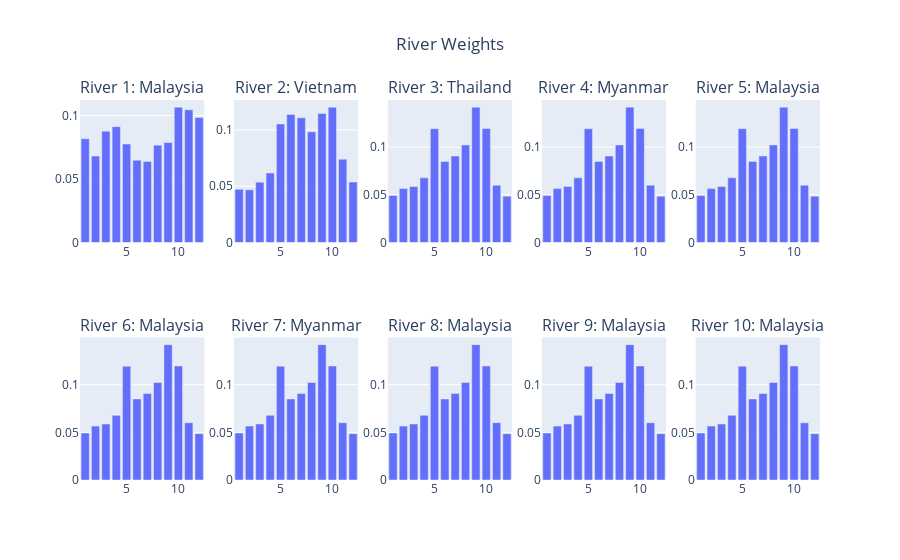

Notebook source saved alongside this figure:
### Code cell
# visualising the monthly rainfall for each river and showing 10 plots in a grid of 2x5 that show x=month, y=weight
river_1 = weights[weights['river_ID'] == 1]
river_name1 = river_1['country'][river_1['month'] == 1].iloc[0]
fig1 = px.bar(river_1, x='month', y='weight', title='Weights for River 1')

river_2 = weights[weights['river_ID'] == 2]
river_name2 = river_2['country'][river_2['month'] == 1].iloc[0]
fig2 = px.bar(river_2, x='month', y='weight', title='Weights for River 2')

river_3 = weights[weights['river_ID'] == 3]
river_name3 = river_3['country'][river_3['month'] == 1].iloc[0]
fig3 = px.bar(river_3, x='month', y='weight', title='Weights for River 3')

river_4 = weights[weights['river_ID'] == 4]
river_name4 = river_4['country'][river_4['month'] == 1].iloc[0]
fig4 = px.bar(river_4, x='month', y='weight', title='Weights for River 4')

river_5 = weights[weights['river_ID'] == 5]
river_name5 = river_5['country'][river_5['month'] == 1].iloc[0]
fig5 = px.bar(river_5, x='month', y='weight', title='Weights for River 5')

river_6 = weights[weights['river_ID'] == 6]
river_name6 = river_6['country'][river_6['month'] == 1].iloc[0]
fig6 = px.bar(river_6, x='month', y='weight', title='Weights for River 6')

river_7 = weights[weights['river_ID'] == 7]
river_name7 = river_7['country'][river_7['month'] == 1].iloc[0]
fig7 = px.bar(river_7, x='month', y='weight', title='Weights for River 7')

river_8 = weights[weights['river_ID'] == 8]
river_name8 = river_8['country'][river_8['month'] == 1].iloc[0]
fig8 = px.bar(river_8, x='month', y='weight', title='Weights for River 8')

river_9 = weights[weights['river_ID'] == 9]
river_name9 = river_9['country'][river_9['month'] == 1].iloc[0]
fig9 = px.bar(river_9, x='month', y='weight', title='Weights for River 9')

river_10 = weights[weights['river_ID'] == 10]
river_name10 = river_10['country'][river_10['month'] == 1].iloc[0]
fig10 = px.bar(river_10, x='month', y='weight', title='Weights for River 10')

# titles = (f'{river_name1}', f'{river_name2}', f'{river_name3}', f'{river_name4}', f'{river_name5}', f'{river_name6}', f'{river_name7}', f'{river_name8}', f'{river_name9}', f'{river_name10}')

# assign the titles to equal to the river_name variable of each river
titles = [f'River 1: {river_name1}', f'River 2: {river_name2}', f'River 3: {river_name3}', f'River 4: {river_name4}', 
f'River 5: {river_name5}', f'River 6: {river_name6}', f'River 7: {river_name7}', f'River 8: {river_name8}', f'River 9: {river_name9}', f'River 10: {river_name10}']
# titles = f'River 1: {river_name1}', f'River 2: {river_name2}', f'River 3: {river_name3}', f'River 4: {river_name4}', 
# f'River 5: {river_name5}', f'River 6: {river_name6}', f'River 7: {river_name7}', f'River 8: {river_name8}', f'River 9: {river_name9}', f'River 10: {river_name10}'

# make subplots
fig = make_subplots(rows=2, cols=5, subplot_titles=titles)
fig.add_trace(fig1.data[0], row=1, col=1)
fig.add_trace(fig2.data[0], row=1, col=2)
fig.add_trace(fig3.data[0], row=1, col=3)
fig.add_trace(fig3.data[0], row=1, col=4)
fig.add_trace(fig3.data[0], row=1, col=5)
fig.add_trace(fig3.data[0], row=2, col=1)
fig.add_trace(fig3.data[0], row=2, col=2)
fig.add_trace(fig3.data[0], row=2, col=3)
fig.add_trace(fig3.data[0], row=2, col=4)
fig.add_trace(fig3.data[0], row=2, col=5)

# add title to the figure
fig.update_layout(title_text="River Weights", title_x=0.5)
fig.show()

### Figure 1 — Plotly figure (JSON) as saved in the notebook; plotly's stock layout.template omitted (floating-point values rounded to 4 significant figures)
{"data": [{"hovertemplate": "month=%{x}<br>weight=%{y}<extra></extra>", "legendgroup": "", "marker": {"color": "#636efa", "pattern": {"shape": ""}}, "name": "", "orientation": "v", "showlegend": false, "textposition": "auto", "type": "bar", "x": [1, 2, 3, 4, 5, 6, 7, 8, 9, 10, 11, 12], "xaxis": "x", "y": [0.08174, 0.06809, 0.0877, 0.09122, 0.07755, 0.06482, 0.06386, 0.07668, 0.07868, 0.1066, 0.1046, 0.09848], "yaxis": "y"}, {"hovertemplate": "month=%{x}<br>weight=%{y}<extra></extra>", "legendgroup": "", "marker": {"color": "#636efa", "pattern": {"shape": ""}}, "name": "", "orientation": "v", "showlegend": false, "textposition": "auto", "type": "bar", "x": [1, 2, 3, 4, 5, 6, 7, 8, 9, 10, 11, 12], "xaxis": "x2", "y": [0.04719, 0.04684, 0.0536, 0.06177, 0.1053, 0.1137, 0.1107, 0.09832, 0.1146, 0.1202, 0.07398, 0.05372], "yaxis": "y2"}, {"hovertemplate": "month=%{x}<br>weight=%{y}<extra></extra>", "legendgroup": "", "marker": {"color": "#636efa", "pattern": {"shape": ""}}, "name": "", "orientation": "v", "showlegend": false, "textposition": "auto", "type": "bar", "x": [1, 2, 3, 4, 5, 6, 7, 8, 9, 10, 11, 12], "xaxis": "x3", "y": [0.04926, 0.05652, 0.05874, 0.06783, 0.1193, 0.08502, 0.09068, 0.1023, 0.142, 0.1196, 0.06007, 0.04862], "yaxis": "y3"}, {"hovertemplate": "month=%{x}<br>weight=%{y}<extra></extra>", "legendgroup": "", "marker": {"color": "#636efa", "pattern": {"shape": ""}}, "name": "", "orientation": "v", "showlegend": false, "textposition": "auto", "type": "bar", "x": [1, 2, 3, 4, 5, 6, 7, 8, 9, 10, 11, 12], "xaxis": "x4", "y": [0.04926, 0.05652, 0.05874, 0.06783, 0.1193, 0.08502, 0.09068, 0.1023, 0.142, 0.1196, 0.06007, 0.04862], "yaxis": "y4"}, {"hovertemplate": "month=%{x}<br>weight=%{y}<extra></extra>", "legendgroup": "", "marker": {"color": "#636efa", "pattern": {"shape": ""}}, "name": "", "orientation": "v", "showlegend": false, "textposition": "auto", "type": "bar", "x": [1, 2, 3, 4, 5, 6, 7, 8, 9, 10, 11, 12], "xaxis": "x5", "y": [0.04926, 0.05652, 0.05874, 0.06783, 0.1193, 0.08502, 0.09068, 0.1023, 0.142, 0.1196, 0.06007, 0.04862], "yaxis": "y5"}, {"hovertemplate": "month=%{x}<br>weight=%{y}<extra></extra>", "legendgroup": "", "marker": {"color": "#636efa", "pattern": {"shape": ""}}, "name": "", "orientation": "v", "showlegend": false, "textposition": "auto", "type": "bar", "x": [1, 2, 3, 4, 5, 6, 7, 8, 9, 10, 11, 12], "xaxis": "x6", "y": [0.04926, 0.05652, 0.05874, 0.06783, 0.1193, 0.08502, 0.09068, 0.1023, 0.142, 0.1196, 0.06007, 0.04862], "yaxis": "y6"}, {"hovertemplate": "month=%{x}<br>weight=%{y}<extra></extra>", "legendgroup": "", "marker": {"color": "#636efa", "pattern": {"shape": ""}}, "name": "", "orientation": "v", "showlegend": false, "textposition": "auto", "type": "bar", "x": [1, 2, 3, 4, 5, 6, 7, 8, 9, 10, 11, 12], "xaxis": "x7", "y": [0.04926, 0.05652, 0.05874, 0.06783, 0.1193, 0.08502, 0.09068, 0.1023, 0.142, 0.1196, 0.06007, 0.04862], "yaxis": "y7"}, {"hovertemplate": "month=%{x}<br>weight=%{y}<extra></extra>", "legendgroup": "", "marker": {"color": "#636efa", "pattern": {"shape": ""}}, "name": "", "orientation": "v", "showlegend": false, "textposition": "auto", "type": "bar", "x": [1, 2, 3, 4, 5, 6, 7, 8, 9, 10, 11, 12], "xaxis": "x8", "y": [0.04926, 0.05652, 0.05874, 0.06783, 0.1193, 0.08502, 0.09068, 0.1023, 0.142, 0.1196, 0.06007, 0.04862], "yaxis": "y8"}, {"hovertemplate": "month=%{x}<br>weight=%{y}<extra></extra>", "legendgroup": "", "marker": {"color": "#636efa", "pattern": {"shape": ""}}, "name": "", "orientation": "v", "showlegend": false, "textposition": "auto", "type": "bar", "x": [1, 2, 3, 4, 5, 6, 7, 8, 9, 10, 11, 12], "xaxis": "x9", "y": [0.04926, 0.05652, 0.05874, 0.06783, 0.1193, 0.08502, 0.09068, 0.1023, 0.142, 0.1196, 0.06007, 0.04862], "yaxis": "y9"}, {"hovertemplate": "month=%{x}<br>weight=%{y}<extra></extra>", "legendgroup": "", "marker": {"color": "#636efa", "pattern": {"shape": ""}}, "name": "", "orientation": "v", "showlegend": false, "textposition": "auto", "type": "bar", "x": [1, 2, 3, 4, 5, 6, 7, 8, 9, 10, 11, 12], "xaxis": "x10", "y": [0.04926, 0.05652, 0.05874, 0.06783, 0.1193, 0.08502, 0.09068, 0.1023, 0.142, 0.1196, 0.06007, 0.04862], "yaxis": "y10"}], "layout": {"annotations": [{"font": {"size": 16}, "showarrow": false, "text": "River 1: Malaysia", "x": 0.084, "xanchor": "center", "xref": "paper", "y": 1, "yanchor": "bottom", "yref": "paper"}, {"font": {"size": 16}, "showarrow": false, "text": "River 2: Vietnam", "x": 0.292, "xanchor": "center", "xref": "paper", "y": 1, "yanchor": "bottom", "yref": "paper"}, {"font": {"size": 16}, "showarrow": false, "text": "River 3: Thailand", "x": 0.5, "xanchor": "center", "xref": "paper", "y": 1, "yanchor": "bottom", "yref": "paper"}, {"font": {"size": 16}, "showarrow": false, "text": "River 4: Myanmar", "x": 0.708, "xanchor": "center", "xref": "paper", "y": 1, "yanchor": "bottom", "yref": "paper"}, {"font": {"size": 16}, "showarrow": false, "text": "River 5: Malaysia", "x": 0.916, "xanchor": "center", "xref": "paper", "y": 1, "yanchor": "bottom", "yref": "paper"}, {"font": {"size": 16}, "showarrow": false, "text": "River 6: Malaysia", "x": 0.084, "xanchor": "center", "xref": "paper", "y": 0.375, "yanchor": "bottom", "yref": "paper"}, {"font": {"size": 16}, "showarrow": false, "text": "River 7: Myanmar", "x": 0.292, "xanchor": "center", "xref": "paper", "y": 0.375, "yanchor": "bottom", "yref": "paper"}, {"font": {"size": 16}, "showarrow": false, "text": "River 8: Malaysia", "x": 0.5, "xanchor": "center", "xref": "paper", "y": 0.375, "yanchor": "bottom", "yref": "paper"}, {"font": {"size": 16}, "showarrow": false, "text": "River 9: Malaysia", "x": 0.708, "xanchor": "center", "xref": "paper", "y": 0.375, "yanchor": "bottom", "yref": "paper"}, {"font": {"size": 16}, "showarrow": false, "text": "River 10: Malaysia", "x": 0.916, "xanchor": "center", "xref": "paper", "y": 0.375, "yanchor": "bottom", "yref": "paper"}], "title": {"text": "River Weights", "x": 0.5}, "xaxis": {"anchor": "y", "domain": [0, 0.168]}, "xaxis10": {"anchor": "y10", "domain": [0.832, 1]}, "xaxis2": {"anchor": "y2", "domain": [0.208, 0.376]}, "xaxis3": {"anchor": "y3", "domain": [0.416, 0.584]}, "xaxis4": {"anchor": "y4", "domain": [0.624, 0.792]}, "xaxis5": {"anchor": "y5", "domain": [0.832, 1]}, "xaxis6": {"anchor": "y6", "domain": [0, 0.168]}, "xaxis7": {"anchor": "y7", "domain": [0.208, 0.376]}, "xaxis8": {"anchor": "y8", "domain": [0.416, 0.584]}, "xaxis9": {"anchor": "y9", "domain": [0.624, 0.792]}, "yaxis": {"anchor": "x", "domain": [0.625, 1]}, "yaxis10": {"anchor": "x10", "domain": [0, 0.375]}, "yaxis2": {"anchor": "x2", "domain": [0.625, 1]}, "yaxis3": {"anchor": "x3", "domain": [0.625, 1]}, "yaxis4": {"anchor": "x4", "domain": [0.625, 1]}, "yaxis5": {"anchor": "x5", "domain": [0.625, 1]}, "yaxis6": {"anchor": "x6", "domain": [0, 0.375]}, "yaxis7": {"anchor": "x7", "domain": [0, 0.375]}, "yaxis8": {"anchor": "x8", "domain": [0, 0.375]}, "yaxis9": {"anchor": "x9", "domain": [0, 0.375]}}}
